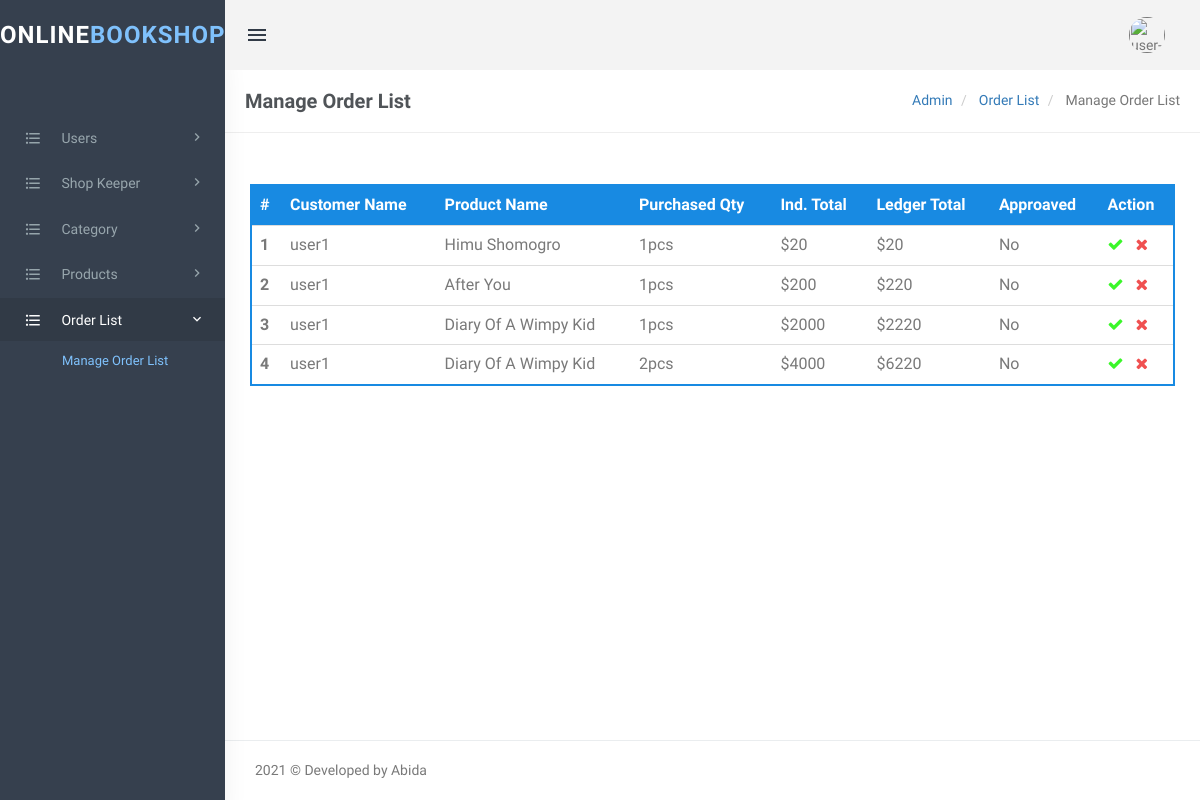
Page /View/admin/manage-OrderList.php (signed in) on the committed database.
### tables this page shows
CREATE TABLE `product` (
  `id` int(11) NOT NULL,
  `categories_id` int(11) NOT NULL,
  `product_name` varchar(255) NOT NULL,
  `product_price` float NOT NULL,
  `qty` int(11) NOT NULL,
  `image` varchar(255) NOT NULL,
  `short_desc` varchar(2000) NOT NULL,
  `product_details` text NOT NULL,
  `status` tinyint(1) NOT NULL,
  `Is_Active` int(1) DEFAULT NULL
);

CREATE TABLE `users` (
  `user_id` int(11) NOT NULL,
  `name` varchar(255) NOT NULL,
  `password` varchar(50) NOT NULL,
  `email` varchar(50) NOT NULL,
  `phone` varchar(15) NOT NULL,
  `added_on` timestamp NOT NULL DEFAULT current_timestamp(),
  `usertype` int(11) NOT NULL DEFAULT 0,
  `address` varchar(255) NOT NULL,
  `username` varchar(255) NOT NULL,
  `Is_Active` int(1) NOT NULL
);

CREATE TABLE `admin_orders` (
  `id` int(11) NOT NULL,
  `cart_id` int(11) NOT NULL,
  `user_id` int(11) NOT NULL,
  `product_id` int(11) NOT NULL,
  `product_qty` int(11) NOT NULL,
  `individual_total` int(11) NOT NULL,
  `total_price` int(11) NOT NULL,
  `approved` tinyint(1) NOT NULL
);

### View/admin/manage-OrderList.php (the view, shortened to what this page needs)
<?php
try{
    $conn=new PDO("mysql:host=localhost;dbname=bookdb;",'root','');
    $conn->setAttribute(PDO::ATTR_ERRMODE, PDO::ERRMODE_EXCEPTION);
}
catch(PDOException $e){
    echo "<script>window.alert('Database connection error');</script>";
}
if ((!isset($_SESSION['username'])) || isset($_GET['logout'])) {
    session_destroy();
    unset($_SESSION['username']);
    header("location: ../../login.php");
} else {
?>
    <!DOCTYPE html>
    <html lang="en">
    <head>
        <link href="assets/css/bootstrap.min.css" rel="stylesheet" type="text/css" />
        <link href="assets/css/core.css" rel="stylesheet" type="text/css" />
        <link href="assets/css/components.css" rel="stylesheet" type="text/css" />
        <link href="assets/css/icons.css" rel="stylesheet" type="text/css" />
        <link href="assets/css/pages.css" rel="stylesheet" type="text/css" />
        <link href="assets/css/menu.css" rel="stylesheet" type="text/css" />
        <link href="assets/css/responsive.css" rel="stylesheet" type="text/css" />
        <link rel="stylesheet" href="https://cdnjs.cloudflare.com/ajax/libs/switchery/0.8.2/switchery.css">
    </head>
    <body class="fixed-left">
        <div id="wrapper">
            <?php include('includes/topheader.php'); ?>
            <?php include('includes/leftsidebar.php'); ?>
            <div class="content-page">
                <div class="content">
                    <div class="container">
                        <div class="row">
                            <div class="col-xs-12">
                                <div class="page-title-box">
                                    <h4 class="page-title">Manage Order List</h4>
                                    <ol class="breadcrumb p-0 m-0">
                                        <li>
                                            <a href="#">Admin</a>
                                        </li>
                                        <li>
                                            <a href="#">Order List </a>
                                        </li>
                                        <li class="active">
                                            Manage Order List
                                        </li>
                                    </ol>
                                    <div class="clearfix"></div>
                                </div>
                            </div>
                        </div>
                        <div class="row">
                            <div class="col-sm-6">
                            </div>
                            <div class="row">
                                <div class="col-md-12">
                                    <div class="demo-box m-t-20">
                                        <div class="table-responsive">
                                            <table class="table m-0 table-colored-bordered table-bordered-primary">
                                                <thead>
                                                    <tr>
                                                        <th>#</th>
                                                        <th>Customer Name</th>
                                                        <th>Product Name</th>
                                                        <th>Purchased Qty</th>
                                                        <th>Ind. Total</th>
                                                        <th>Ledger Total</th>
                                                        <th>Approaved</th>
                                                        <th>Action</th>
                                                    </tr>
                                                </thead>
                                                <tbody>
                                                    <?php
                                                    try{
                                                        $sql= "Select * from admin_orders";
                                                        $cnt = 1;
                                                        $adminobject=$conn->query($sql);
                                                        $adminTab= $adminobject->fetchAll();
                                                        foreach($adminTab as $key){
                                                            $usersql = "SELECT username FROM `users` WHERE user_id='".$key[2]."'";
                                                            $userobject=$conn->query($usersql);
                                                            $userTab= $userobject->fetchAll();
                                                            foreach($userTab as $username){
                                                                $prdcsql = "SELECT product_name FROM `product` WHERE id='".$key[3]."'";
                                                                $prdcObject=$conn->query($prdcsql);
                                                                $prdcTab= $prdcObject->fetchAll();
                                                                foreach($prdcTab as $productName){
                                                                    ?>
                                                                    <tr>
                                                                        <th scope="row"><?php echo htmlentities($cnt); ?></th>
                                                                        <td><?php echo $username[0]; ?></td>
                                                                        <td><?php echo $productName[0]; ?></td>
                                                                        <td><?php echo $key[4]; ?>pcs</td>
                                                                        <td>$<?php echo $key[5]; ?></td>
                                                                        <td>$<?php echo $key[6]; ?></td>
                                                                        <td id="updateApprvVal<?php echo $key[0]; ?>">
                                                                        <?php
                                                                        if($key[7] == 0){
                                                                            echo 'No';
                                                                        }else {
                                                                            echo 'Yes';
                                                                        }
                                                                         ?></td>
                                                                        <td>
                                                                            <a style="cursor: pointer;" onclick="statusUpdate(1,<?php echo $key[0]; ?>)"><i class="fa fa-check" style="color: #3AF629;"></i></a>
                                                                            <a style="cursor: pointer;" onclick="statusUpdate(0,<?php echo $key[0]; ?>)"><i class="fa fa-times" style="color: #f05050"></i></a>
                                                                        </td>
                                                                    </tr>
                                                                    <?php
                                                                }
                                                            }
                                                        $cnt++;
                                                        }
                                                    }catch(PDOException $err){
                                                        echo $err;
                                                    }
                                                    ?>
                                                </tbody>
                                            </table>
                                        </div>
                                    </div>
                                </div>
                            </div>
                        </div>
                    </div>
                    <?php include('includes/footer.php'); ?>
                </div>
            </div>
    </body>
    </html>
<?php } ?>

### View/admin/assets/CSS/core.css (style rules this page uses)
body { font-family: 'Varela Round', sans-serif; margin: 0; padding-bottom: 60px; overflow-x: hidden; color: #797979; }
html { position: relative; min-height: 100%; }
.h1, .h2, .h3, .h4, .h5, .h6, h1, h2, h3, h4, h5, h6 { color: #505458; font-family: 'Hind Madurai', sans-serif; margin: 10px 0; }
* { outline: none !important; }
.container { width: auto; }
#wrapper { height: 100%; overflow: hidden; width: 100%; }
.p-0 { padding: 0 !important; }
.m-0 { margin: 0 !important; }
.m-t-20 { margin-top: 20px !important; }
.row { margin-right: -10px; margin-left: -10px; }
.col-lg-1, .col-lg-10, .col-lg-11, .col-lg-12, .col-lg-2, .col-lg-3, .col-lg-4, .col-lg-5, .col-lg-6, .col-lg-7, .col-lg-8, .col-lg-9, .col-md-1, .col-md-10, .col-md-11, .col-md-12, .col-md-2, .col-md-3, .col-md-4, .col-md-5, .col-md-6, .col-md-7, .col-md-8, .col-md-9, .col-sm-1, .col-sm-10, .col-sm-11, .col-sm-12, .col-sm-2, .col-sm-3, .col-sm-4, .col-sm-5, .col-sm-6, .col-sm-7, .col-sm-8, .col-sm-9, .col-xs-1, .col-xs-10, .col-xs-11, .col-xs-12, .col-xs-2, .col-xs-3, .col-xs-4, .col-xs-5, .col-xs-6, .col-xs-7, .col-xs-8, .col-xs-9 { padding-left: 10px; padding-right: 10px; }
.breadcrumb { background-color: transparent; margin-bottom: 15px; padding-top: 10px; padding-left: 0; }
.demo-box { padding: 10px 15px; }

### View/admin/assets/CSS/menu.css (style rules this page uses)
.content-page { margin-left: 225px; overflow: hidden; }
.content-page .content { padding: 0 5px 10px 5px; margin-top: 70px; }
.page-title { font-size: 20px; margin-bottom: 0; margin-top: 0; font-weight: 600; }
.page-title-box { padding: 20px; border-bottom: 1px solid #eee; margin: 0 -20px 20px -20px; }
.page-title-box .page-title { margin-bottom: 0; float: left; }
.page-title-box .breadcrumb { float: right; background-color: transparent !important; }

### rows in the picture
admin_orders: product_qty "1", individual_total "20", total_price "20"
users: username "user1"
product: product_name "Himu Shomogro"
admin_orders: product_qty "1", individual_total "200", total_price "220"
product: product_name "After You"
admin_orders: product_qty "1", individual_total "2000", total_price "2220"
product: product_name "Diary Of A Wimpy Kid"
admin_orders: product_qty "2", individual_total "4000", total_price "6220"
product: product_name "Diary Of A Wimpy Kid"
